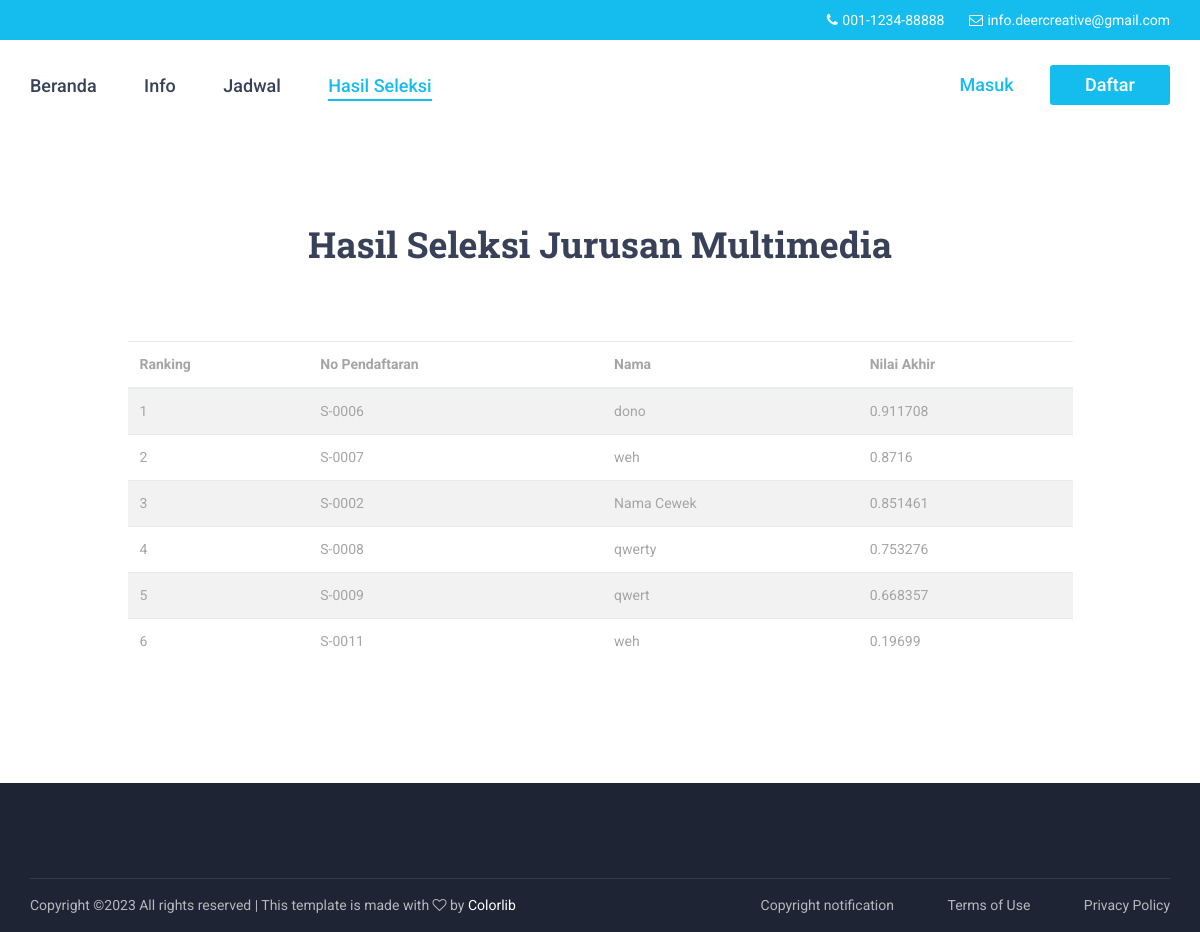
Before: /detail_seleksi.php?id_jurusan=2 with the older database file.
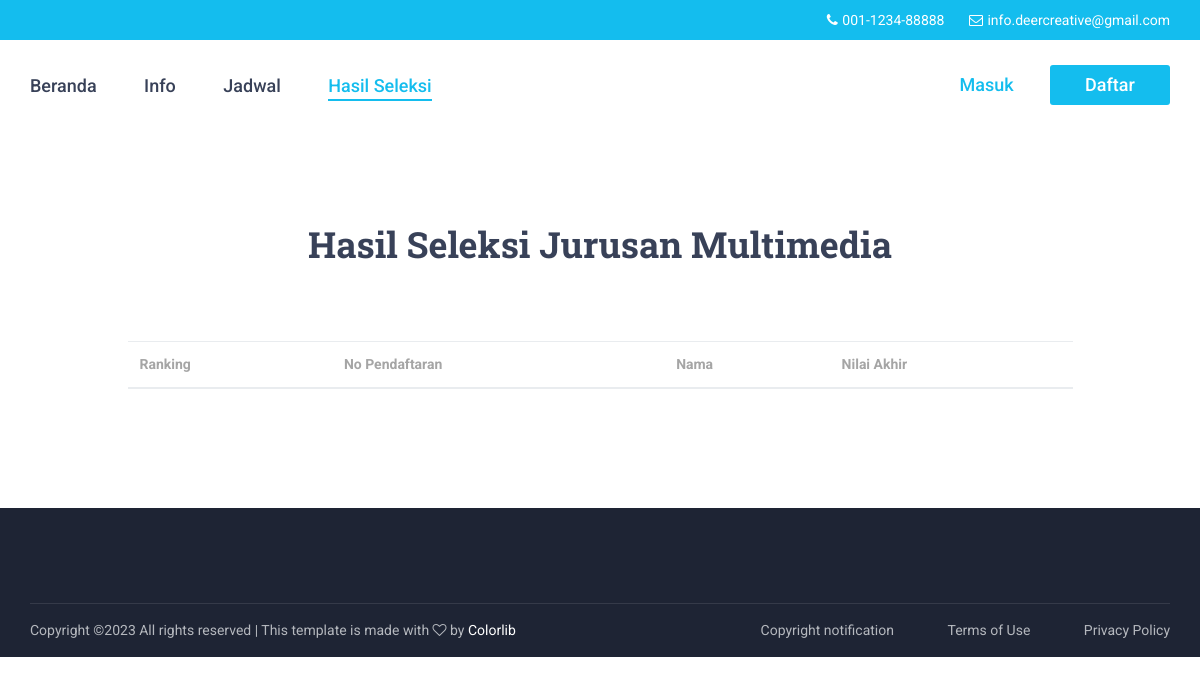
After: the same page with the newer database file.
### tables this page shows
CREATE TABLE `jurusan` (
  `Id_Jurusan` int(11) NOT NULL,
  `Nama_Jurusan` varchar(50) NOT NULL,
  `Kuota` int(11) NOT NULL
);

CREATE TABLE `peserta` (
  `No_Pendaftaran` varchar(6) NOT NULL,
  `Email` varchar(20) NOT NULL,
  `Password` varchar(15) NOT NULL,
  `NISN` varchar(20) NOT NULL,
  `Id_Jurusan` int(11) NOT NULL,
  `Nama` varchar(50) NOT NULL,
  `Jenis_Kelamin` varchar(1) NOT NULL,
  `Tanggal_Lahir` date NOT NULL,
  `Alamat` varchar(50) DEFAULT NULL,
  `Asal_Sekolah` varchar(30) DEFAULT NULL,
  `Nilai_UN` double NOT NULL,
  `Nilai_Akhir` double DEFAULT NULL,
  `Ranking` int(11) DEFAULT NULL
);

### detail_seleksi.php (the view, shortened to what this page needs)
<?php
	include "lib/koneksi.php";
	$id_jurusan=$_GET['id_jurusan'];
?>
<!DOCTYPE html>
<html lang="en">
<head>
<link rel="stylesheet" type="text/css" href="styles/bootstrap4/bootstrap.min.css">
<link href="plugins/font-awesome-4.7.0/css/font-awesome.min.css" rel="stylesheet" type="text/css">
<link rel="stylesheet" type="text/css" href="plugins/OwlCarousel2-2.2.1/owl.carousel.css">
<link rel="stylesheet" type="text/css" href="plugins/OwlCarousel2-2.2.1/owl.theme.default.css">
<link rel="stylesheet" type="text/css" href="plugins/OwlCarousel2-2.2.1/animate.css">
<link rel="stylesheet" type="text/css" href="styles/main_styles.css">
<link rel="stylesheet" type="text/css" href="styles/responsive.css">
</head>
<body>
<div class="super_container">
	<header class="header">
		<div class="top_bar">
			<div class="top_bar_container">
				<div class="container">
					<div class="row">
						<div class="col">
							<div class="top_bar_content d-flex flex-row align-items-center justify-content-start">
								<ul class="top_bar_contact_list ml-auto">
									<li>
										<i class="fa fa-phone" aria-hidden="true"></i>
										<div>001-1234-88888</div>
									</li>
									<li>
										<i class="fa fa-envelope-o" aria-hidden="true"></i>
										<div>info.deercreative@gmail.com</div>
									</li>
								</ul>
							</div>
						</div>
					</div>
				</div>
			</div>
		</div>
		<div class="header_container">
			<div class="container">
				<div class="row">
					<div class="col">
						<div class="header_content d-flex flex-row align-items-center justify-content-start">
							<nav class="main_nav_contaner">
								<ul class="main_nav">
									<li><a href="index.php">Beranda</a></li>
									<li><a href="info.php">Info</a></li>
									<li><a href="jadwal.php">Jadwal</a></li>
									<li class="active"><a href="hasil.php">Hasil Seleksi</a></li>
								</ul>
							</nav>
							<nav class="ml-auto">
								<ul class="secondary_nav">
									<li class="login_button"><a href="login/">Masuk</a></li>
									<li class="signup_button"><a href="daftar/">Daftar</a></li>
								</ul>
							</nav>
						</div>
					</div>
				</div>
			</div>
		</div>
	</header>
	<div class="features">
		<div class="container">
			<?php
	        	$tampiljurusan = mysqli_query($mysqli, "SELECT * FROM jurusan where Id_Jurusan = $id_jurusan");
	        	$jurusan = mysqli_fetch_assoc($tampiljurusan);
	        ?>
			<center><h2>Hasil Seleksi Jurusan <?php echo $jurusan['Nama_Jurusan']; ?></h2></center>
			<div class="row features_row justify-content-center">
                    <div class="col-md-10">
                    <table class="table table-responsive-sm table-striped" style="margin-top: 20px">
                      <thead>
                        <tr>
                          <th>Ranking</th>
                          <th>No Pendaftaran</th>
                          <th>Nama</th>
                          <th>Nilai Akhir</th>
                        </tr>
                      </thead>
                      <tbody>
                        <?php
                          $rank = 0;
                          $tampilpeserta = mysqli_query($mysqli, "SELECT * FROM peserta p join jurusan j on p.Id_Jurusan=j.Id_Jurusan where p.Id_Jurusan = $id_jurusan ORDER BY Nilai_Akhir DESC");
                          while($peserta = mysqli_fetch_array($tampilpeserta))
                          {
                            $rank = $rank + 1;
                        ?>
                        <tr>
                          <td><?php echo $rank; ?></td>
                          <td><?php echo $peserta['No_Pendaftaran']; ?></td>
                          <td><?php echo $peserta['Nama']; ?></td>
                          <td><?php echo $peserta['Nilai_Akhir']; ?></td>
                        </tr>
                        <?php
                          }
                        ?>
                      </tbody>
                    </table>
                    </div>
			</div>
		</div>
	</div>
	<footer class="footer">
		<div class="container">
			<div class="row footer_row">
				<div class="col">
				</div>
			</div>
			<div class="row copyright_row">
				<div class="col">
					<div class="copyright d-flex flex-lg-row flex-column align-items-center justify-content-start">
						<div class="cr_text">
Copyright &copy;<script>document.write(new Date().getFullYear());</script> All rights reserved | This template is made with <i class="fa fa-heart-o" aria-hidden="true"></i> by <a href="https://colorlib.com" target="_blank">Colorlib</a>
</div>
						<div class="ml-lg-auto cr_links">
							<ul class="cr_list">
								<li><a href="#">Copyright notification</a></li>
								<li><a href="#">Terms of Use</a></li>
								<li><a href="#">Privacy Policy</a></li>
							</ul>
						</div>
					</div>
				</div>
			</div>
		</div>
	</footer>
</div>
</body>
</html>

### styles/main_styles.css (style rules this page uses)
* { margin: 0; padding: 0; -webkit-font-smoothing: antialiased; -webkit-text-shadow: rgba(0,0,0,.01) 0 0 1px; text-shadow: rgba(0,0,0,.01) 0 0 1px; }
body { font-family: 'Roboto', sans-serif; font-size: 14px; font-weight: 400; background: #FFFFFF; color: #a5a5a5; }
div { display: block; position: relative; -webkit-box-sizing: border-box; -moz-box-sizing: border-box; box-sizing: border-box; }
ul { list-style: none; margin-bottom: 0px; }
a, a:hover, a:visited, a:active, a:link { text-decoration: none; -webkit-font-smoothing: antialiased; -webkit-text-shadow: rgba(0,0,0,.01) 0 0 1px; text-shadow: rgba(0,0,0,.01) 0 0 1px; }
h2 { font-size: 36px; }
h1, h2, h3, h4, h5, h6 { font-family: 'Roboto Slab', serif; font-weight: 700; -webkit-font-smoothing: antialiased; -webkit-text-shadow: rgba(0,0,0,.01) 0 0 1px; text-shadow: rgba(0,0,0,.01) 0 0 1px; color: #384158; margin-bottom: 0; }
.super_container { width: 100%; overflow: hidden; }
.header { top: 0; left: 0; width: 100%; z-index: 100; box-shadow: 0px 5px 20px rgba(0,0,0,0.05); -webkit-transition: all 200ms ease; -moz-transition: all 200ms ease; -ms-transition: all 200ms ease; -o-transition: all 200ms ease; transition: all 200ms ease; }
.top_bar { width: 100%; background: #14bdee; }
.top_bar_container { width: 100%; height: 100%; }
.top_bar_content { width: 100%; height: 40px; }
.top_bar_contact_list li { display: inline-block; }
.top_bar_contact_list li i, .top_bar_contact_list li > div { display: inline-block; font-size: 14px; color: #FFFFFF; }
.top_bar_contact_list li > div { margin-left: 1px; }
.top_bar_contact_list li:not(:last-child) { margin-right: 21px; }
.header_container { width: 100%; background: #FFFFFF; }
.header_content { height: 90px; -webkit-transition: all 200ms ease; -moz-transition: all 200ms ease; -ms-transition: all 200ms ease; -o-transition: all 200ms ease; transition: all 200ms ease; }
.main_nav { display: inline-block; }
.main_nav li { display: inline-block; position: relative; }
.main_nav li:not(:last-child) { margin-right: 44px; }
.main_nav li a { font-size: 18px; font-weight: 500; color: #384158; -webkit-transition: all 200ms ease; -moz-transition: all 200ms ease; -ms-transition: all 200ms ease; -o-transition: all 200ms ease; transition: all 200ms ease; }
.main_nav li a:hover, .main_nav li.active a { color: #14bdee; }
.main_nav li.active::after { display: block; position: absolute; bottom: -2px; left: 0; width: 100%; height: 2px; background: #14bdee; content: ''; }
.secondary_nav { display: inline-block; }
.secondary_nav li { display: inline-block; position: relative; }
.login_button { width: 120px; height: 100%; border-radius: 3px; text-align: center; }
.login_button a { display: block; font-size: 18px; font-weight: 500; line-height: 40px; color: #14bdee; }
.signup_button { width: 120px; height: 100%; border-radius: 3px; text-align: center; background-color: #14bdee; }
.signup_button a { display: block; font-size: 18px; font-weight: 500; line-height: 40px; color: white; }
.features { width: 100%; background: #FFFFFF; padding-top: 93px; padding-bottom: 103px; }
.features_row { margin-top: 55px; }
.footer { display: block; position: relative; width: 100%; background: #1e2434; padding-top: 94px; }
.copyright { height: 54px; border-top: solid 1px #353a49; }
.cr_list li { display: inline-block; }
.copyright div { font-size: 14px; color: #b5b8be; }
.cr_text a { color: #FFFFFF; -webkit-transition: all 200ms ease; -moz-transition: all 200ms ease; -ms-transition: all 200ms ease; -o-transition: all 200ms ease; transition: all 200ms ease; }
.cr_list li:not(:last-child) { margin-right: 50px; }
.cr_list li a { font-size: 14px; color: #b5b8be; -webkit-transition: all 200ms ease; -moz-transition: all 200ms ease; -ms-transition: all 200ms ease; -o-transition: all 200ms ease; transition: all 200ms ease; }

Changed rows visible on the page:
removed peserta: No_Pendaftaran "S-0006", Nama "dono", Nilai_Akhir "0.911708"
removed peserta: No_Pendaftaran "S-0007", Nama "weh", Nilai_Akhir "0.8716"
removed peserta: No_Pendaftaran "S-0002", Nama "Nama Cewek", Nilai_Akhir "0.851461"
removed peserta: No_Pendaftaran "S-0008", Nama "qwerty", Nilai_Akhir "0.753276"
removed peserta: No_Pendaftaran "S-0009", Nama "qwert", Nilai_Akhir "0.668357"
removed peserta: No_Pendaftaran "S-0011", Nama "weh", Nilai_Akhir "0.19699"
